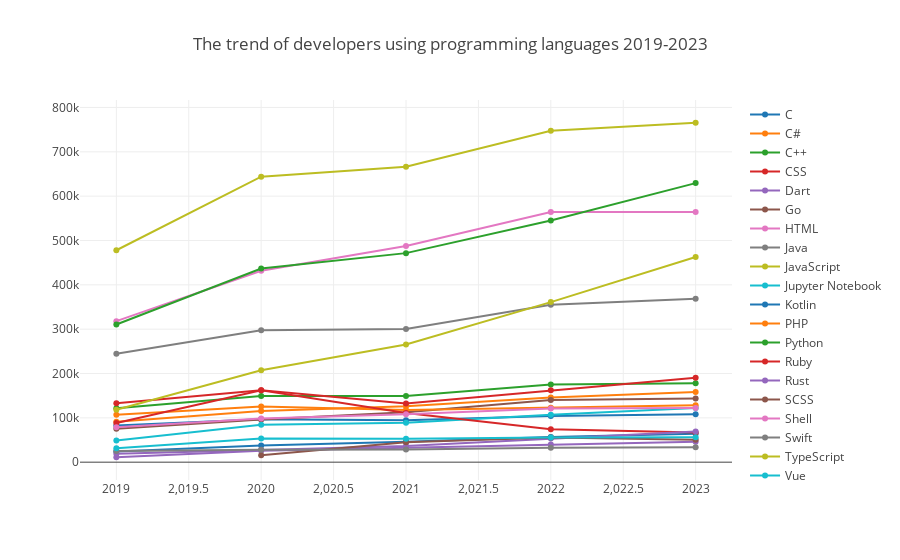

Write notebook code for a chart like this one.
### Code cell
data = openDigger.driver.clickhouse.query(f"""
SELECT toYear(created_at) AS year, COUNT(DISTINCT actor_id) AS user_count, COUNT(DISTINCT repo_id) AS repo_count, repo_language
FROM events
WHERE toYear(created_at) IN ('{"', '".join(map(str, years))}') AND repo_language IN (
    SELECT repo_language FROM (
        SELECT COUNT(DISTINCT actor_id) AS user_count, COUNT(DISTINCT repo_id) AS repo_count, repo_language
        FROM events
        WHERE repo_language != '' AND toYear(created_at) = '{year}'
        GROUP BY repo_language
        ORDER BY user_count DESC
        LIMIT 20
    )
)
GROUP BY year, repo_language
ORDER BY year DESC, user_count DESC
""", {"format": "JSONEachRow"})
df_data = pd.DataFrame(data)
data_lang_dict_list = {k: v.to_dict("list") for k, v in df_data.groupby("repo_language")}
data_records = list(map(repo_language_usecount_postprocess, data_lang_dict_list.values()))
openDigger.render.plotly(
    data_records,
    {"title": f"The trend of developers using programming languages {startYear}-{year}", "xasix": {"type": "category"}},
    MultiMime()
)

### Figure 1 — Plotly figure (JSON) as saved in the notebook; plotly's stock layout.template omitted (floating-point values rounded to 4 significant figures)
{"data": [{"name": "C", "x": [2023, 2022, 2021, 2020, 2019], "y": ["107918", "104020", "94553", "96848", "83000"]}, {"name": "C#", "x": [2023, 2022, 2021, 2020, 2019], "y": ["158159", "145666", "126050", "115336", "91270"]}, {"name": "C++", "x": [2023, 2022, 2021, 2020, 2019], "y": ["177905", "175216", "149485", "149550", "121372"]}, {"name": "CSS", "x": [2023, 2022, 2021, 2020, 2019], "y": ["190480", "162228", "132633", "162479", "132831"]}, {"name": "Dart", "x": [2023, 2022, 2021, 2020, 2019], "y": ["46143", "39655", "33159", "25630", "11130"]}, {"name": "Go", "x": [2023, 2022, 2021, 2020, 2019], "y": ["143433", "140510", "112840", "96389", "75654"]}, {"name": "HTML", "x": [2023, 2022, 2021, 2020, 2019], "y": ["564121", "564367", "487654", "431729", "318099"]}, {"name": "Java", "x": [2023, 2022, 2021, 2020, 2019], "y": ["368795", "355155", "300487", "297811", "244583"]}, {"name": "JavaScript", "x": [2023, 2022, 2021, 2020, 2019], "y": ["765589", "747494", "666508", "643915", "477984"]}, {"name": "Jupyter Notebook", "x": [2023, 2022, 2021, 2020, 2019], "y": ["122475", "107193", "89026", "84443", "48805"]}, {"name": "Kotlin", "x": [2023, 2022, 2021, 2020, 2019], "y": ["64307", "56645", "45992", "37750", "23887"]}, {"name": "PHP", "x": [2023, 2022, 2021, 2020, 2019], "y": ["128186", "122541", "117485", "125518", "107020"]}, {"name": "Python", "x": [2023, 2022, 2021, 2020, 2019], "y": ["629423", "544924", "471509", "436934", "310636"]}, {"name": "Ruby", "x": [2023, 2022, 2021, 2020, 2019], "y": ["66857", "74255", "110927", "162366", "88294"]}, {"name": "Rust", "x": [2023, 2022, 2021, 2020, 2019], "y": ["69370", "53179", "36404", "27430", "19107"]}, {"name": "SCSS", "x": [2023, 2022, 2021, 2020], "y": ["50526", "55646", "45018", "15788"]}, {"name": "Shell", "x": [2023, 2022, 2021, 2020, 2019], "y": ["122456", "120912", "108336", "98439", "78614"]}, {"name": "Swift", "x": [2023, 2022, 2021, 2020, 2019], "y": ["33839", "32512", "28538", "28272", "25228"]}, {"name": "TypeScript", "x": [2023, 2022, 2021, 2020, 2019], "y": ["462729", "361101", "265267", "207539", "118438"]}, {"name": "Vue", "x": [2023, 2022, 2021, 2020, 2019], "y": ["56099", "55656", "52981", "53522", "31253"]}], "layout": {"autosize": true, "title": {"text": "The trend of developers using programming languages 2019-2023"}, "xasix": {"type": "category"}, "xaxis": {"autorange": true, "range": [2019.0, 2023.0], "type": "linear"}, "yaxis": {"autorange": true, "range": [-51130.0, 827900.0], "type": "linear"}}}
